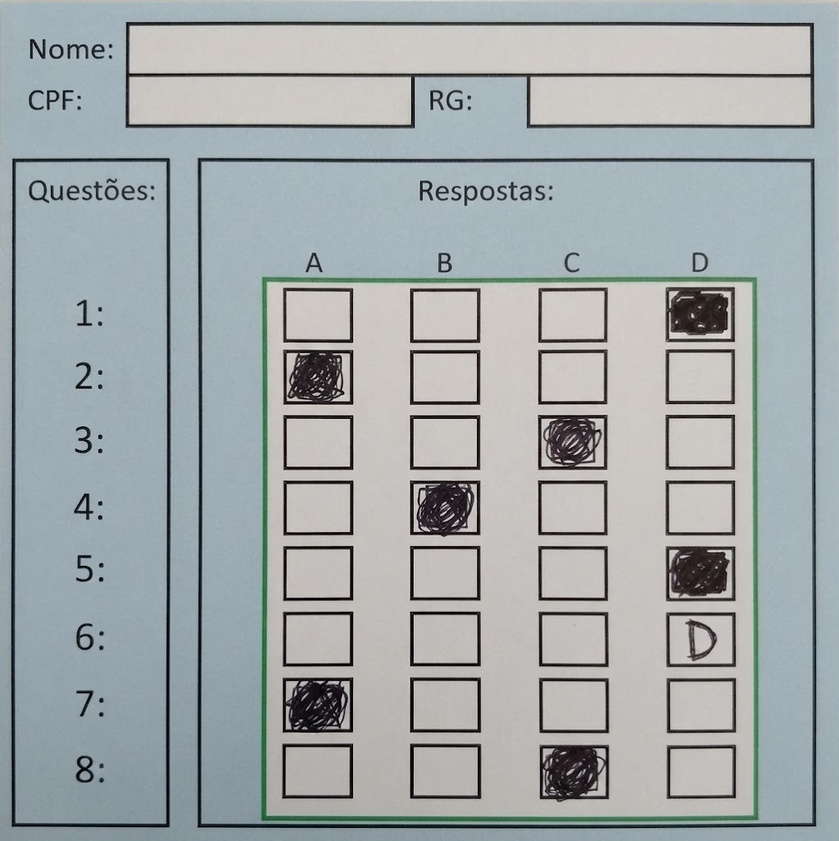
%> input picture folha_foto.jpg, 839 x 841 px, shrunk from 1022 x 1024 before the run
$ octave Aula3Ex6.m   (GNU Octave 9; MATLAB toolbox functions it lacks are replaced by stand-ins)
%> lines starting %> are read from the running program, lines starting %| are printed output that depends on the picture
clear all;
clc;

[filename, pathname] = uigetfile({'*.bmp'}, 'Seleicone a Imagem');
%> the answer given: folha_foto.jpg
[img] = imread(filename);
%> img is the input picture: size 841x839x3 uint8; mean R, G, B 162.3, 168.6, 170.5
img = rgb2gray(img);
%> img: size 841x839 uint8

imgSobel = edge(img, 'sobel');
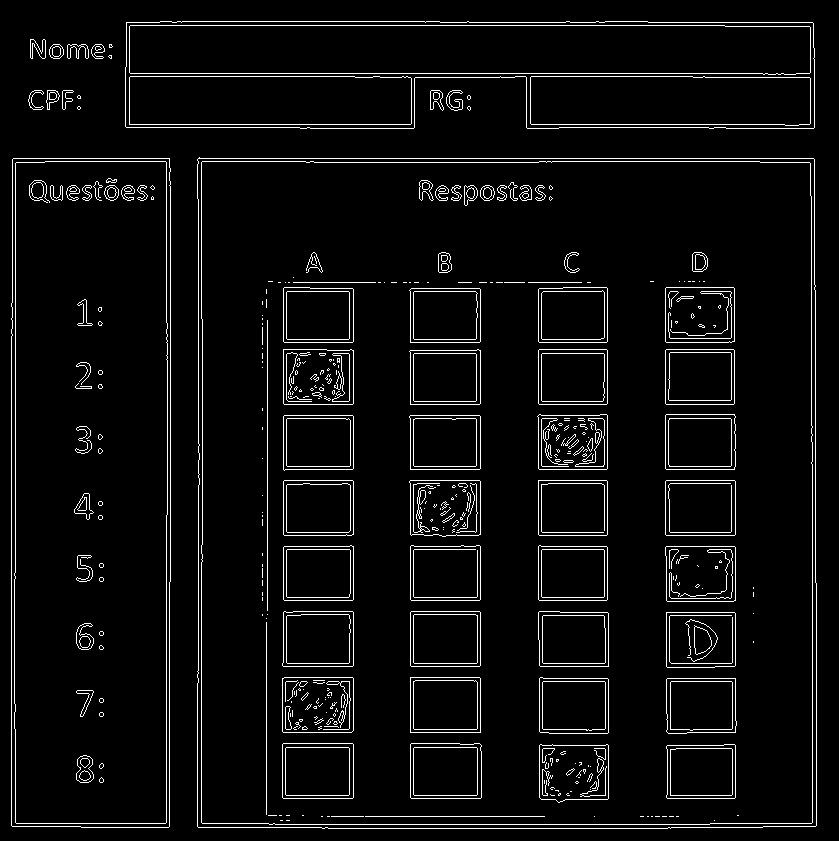
%> imgSobel: size 841x839 logical; 4.9% white in thin lines or dots
imgCanny = edge(img, 'canny', 0.1);
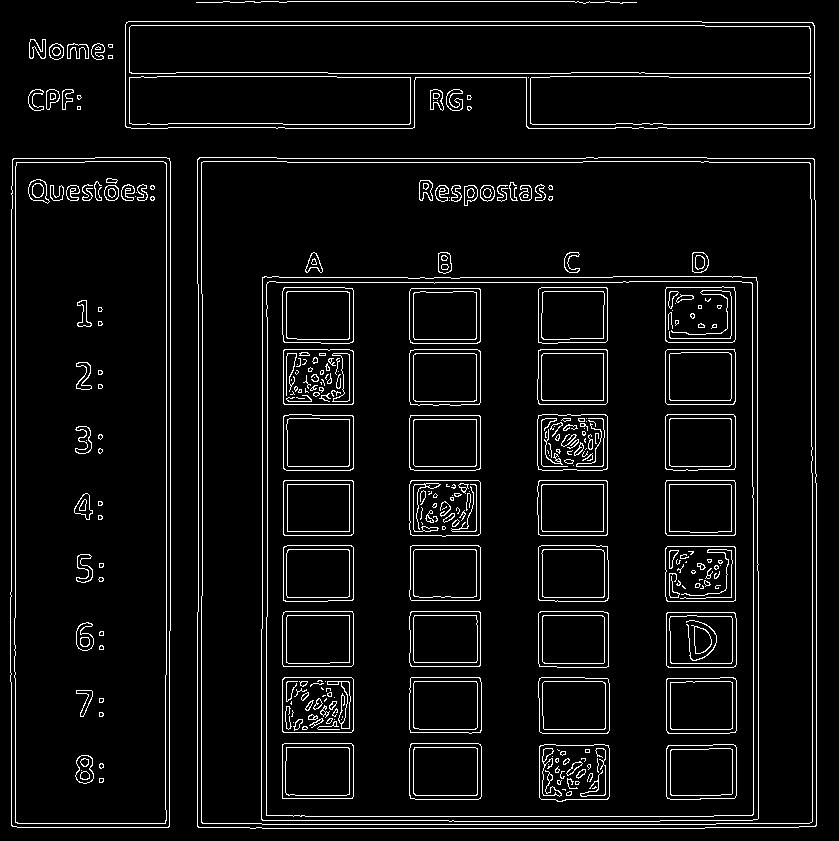
%> imgCanny: size 841x839 logical; 5.7% white in thin lines or dots
imgRoberts = edge(img, 'roberts');
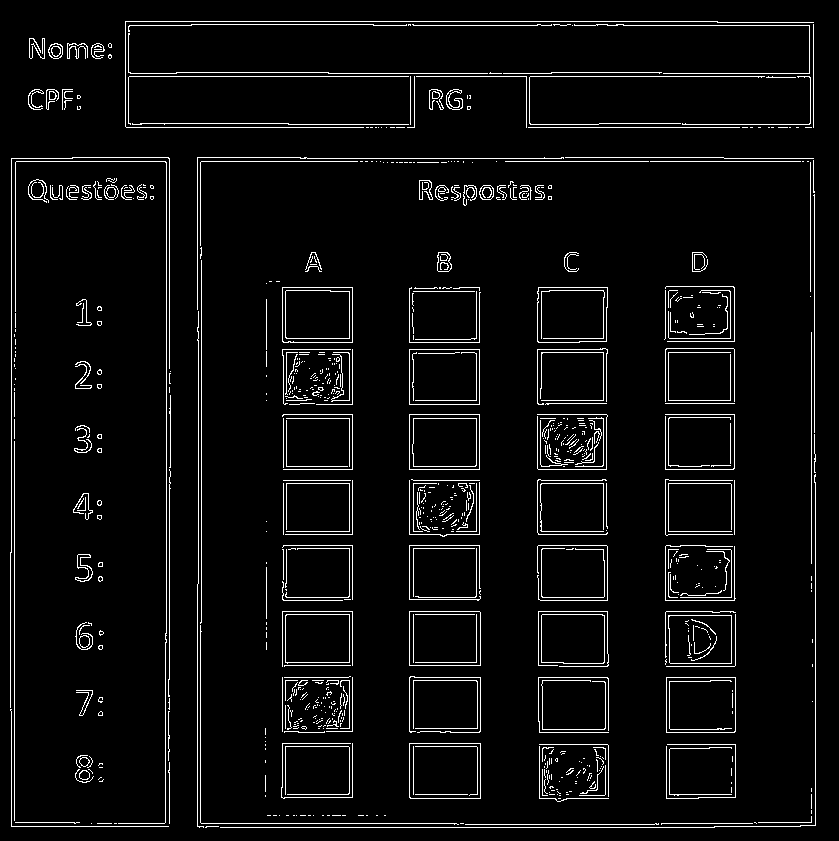
%> imgRoberts: size 841x839 logical; 4.8% white in thin lines or dots
imgPrewitt = edge(img, 'prewitt');
%> imgPrewitt: size 841x839 logical; 4.9% white in thin lines or dots

imwrite(imgSobel, 'ImagemSobel.bmp');
imwrite(imgCanny, 'ImagemCanny.bmp');
imwrite(imgRoberts, 'ImagemRoberts.bmp');
imwrite(imgPrewitt, 'ImagemPrewitt.bmp');

figure(1), subplot(3,3,2), imshow(img), title('Imagem original');
figure(1), subplot(3,3,1), imshow(imgSobel), title('Imagem Filtro Sobel');
figure(1), subplot(3,3,3), imshow(imgCanny), title('Imagem Filtro Canny');
figure(1), subplot(3,3,4), imshow(imgRoberts), title('Imagem Filtro Roberts');
figure(1), subplot(3,3,5), imshow(imgPrewitt), title('Imagem Filtro Prewitt');
